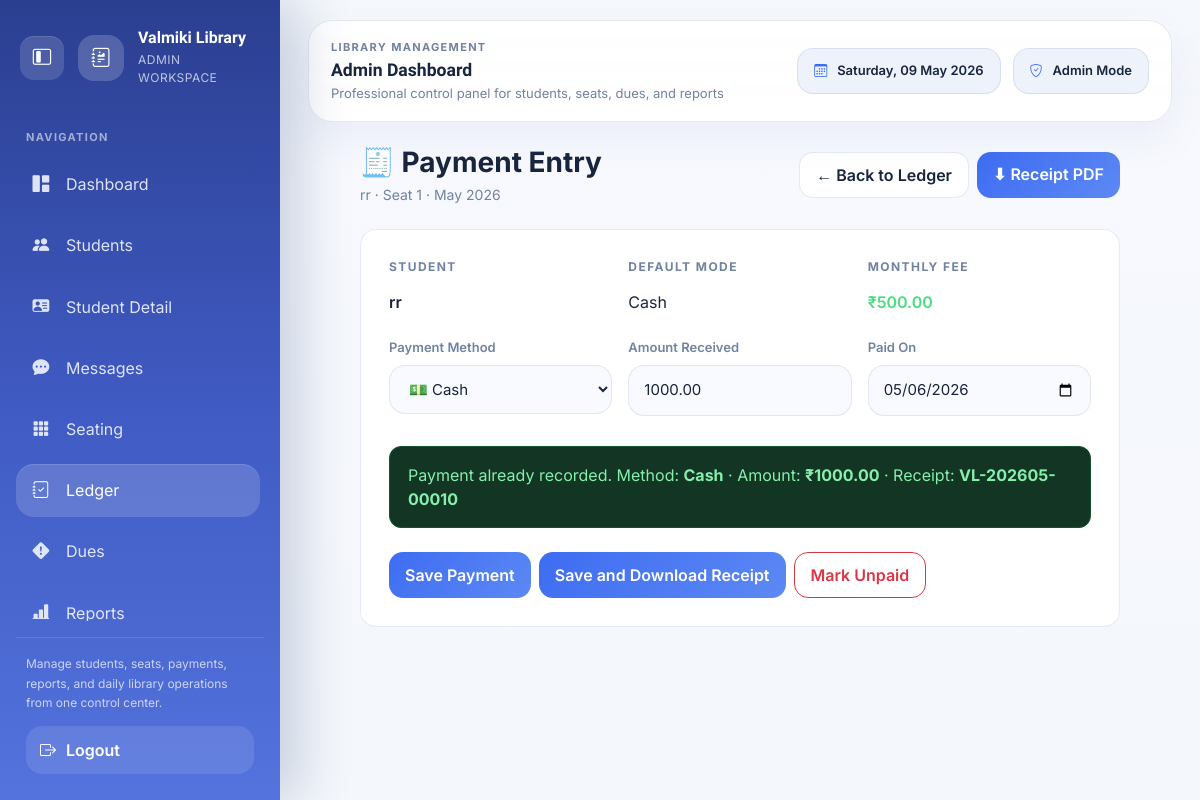
/payments/13/2026/5/ (signed in), run on the app's committed database.
### students/models.py (models this page shows, shortened)
class Student(models.Model):
    SHIFT_CHOICES = [
        ('Morning', 'Morning'),
        ('Evening', 'Evening'),
        ('Full Day', 'Full Day'),
    ]
    STATUS_CHOICES = [
        ('Active', 'Active'),
        ('On Hold', 'On Hold'),
        ('Left', 'Left'),
    ]
    PAYMENT_MODE_CHOICES = [
        ('Cash', 'Cash'),
        ('UPI', 'UPI'),
        ('Online', 'Online'),
    ]
    name         = models.CharField(max_length=100)
    contact      = models.CharField(max_length=10)
    email        = models.EmailField(blank=True, null=True, unique=True)
    date_of_birth = models.DateField(blank=True, null=True)
    seat_number  = models.CharField(max_length=3)
    shift        = models.CharField(max_length=20, choices=SHIFT_CHOICES)
    joining_date = models.DateField()
    monthly_fee  = models.DecimalField(max_digits=8, decimal_places=2, default=500)
    monthly_due_day = models.PositiveSmallIntegerField(default=5)
    mode_of_payment = models.CharField(max_length=10, choices=PAYMENT_MODE_CHOICES, default='Cash')
    preparing_for = models.CharField(max_length=150, blank=True)
    academic_details = models.TextField(blank=True)
    profile_photo = models.FileField(upload_to='student_profiles/photos/', blank=True, null=True)
    id_copy = models.FileField(upload_to='student_profiles/id_copies/', blank=True, null=True)
    payment_qr = models.FileField(upload_to='student_profiles/payment_qr/', blank=True, null=True)
    emergency_contact_name = models.CharField(max_length=100, blank=True)
    emergency_contact_phone = models.CharField(max_length=15, blank=True)
    status = models.CharField(max_length=20, choices=STATUS_CHOICES, default='Active')
    email_verified = models.BooleanField(default=False)

class Payment(models.Model):
    PAYMENT_METHOD_CHOICES = [
        ('Cash', 'Cash'),
        ('UPI', 'UPI'),
        ('Online', 'Online'),
    ]
    student  = models.ForeignKey(Student, on_delete=models.CASCADE)
    month    = models.IntegerField()
    year     = models.IntegerField()
    is_paid  = models.BooleanField(default=False)
    paid_on  = models.DateField(null=True, blank=True)
    amount   = models.DecimalField(max_digits=8, decimal_places=2, default=0)
    payment_method = models.CharField(max_length=10, choices=PAYMENT_METHOD_CHOICES, default='Cash')
    @property
    def receipt_number(self):
        payment_id = self.pk or 0
        return f"VL-{self.year}{self.month:02d}-{payment_id:05d}"

### students/views.py (the view, shortened to what this page needs)
# urls.py: path('payments/<int:student_id>/<int:year>/<int:month>/', views.payment_entry, name='payment_entry'),
@login_required
def payment_entry(request, student_id, month, year):
    if month < 1 or month > 12:
        raise Http404("Invalid month")
    today = date.today()
    student = get_object_or_404(Student, pk=student_id)
    payment = Payment.objects.filter(student=student, month=month, year=year).first()
    suggested_method = payment.payment_method if payment and payment.payment_method else student.mode_of_payment
    suggested_amount = payment.amount if payment and payment.amount else student.monthly_fee
    suggested_paid_on = payment.paid_on if payment and payment.paid_on else today
    return render(request, 'students/payment_entry.html', {
        'student': student,
        'month': month,
        'year': year,
        'month_title': month_label(year, month),
        'payment': payment,
        'suggested_method': suggested_method,
        'suggested_amount': suggested_amount,
        'suggested_paid_on': suggested_paid_on,
    })

### students/finance.py (called while the page is built)
def month_label(year, month):
    return date(year, month, 1).strftime('%B %Y')

### students/templates/students/payment_entry.html (shortened to what this page needs)
{% extends 'students/base.html' %}
{% block content %}
<div style="max-width:760px;margin:0 auto">
  <div class="d-flex justify-content-between align-items-center mb-4 flex-wrap gap-2">
    <div>
      <h3 style="font-weight:700;margin-bottom:4px">🧾 Payment Entry</h3>
      <div style="color:var(--text-muted);font-size:14px">{{ student.name }} · Seat {{ student.seat_number }} · {{ month_title }}</div>
    </div>
    <div class="d-flex gap-2 flex-wrap">
      <a href="{% url 'payment_ledger' %}?year={{ year }}" class="btn btn-outline-light">← Back to Ledger</a>
      {% if payment and payment.is_paid %}
        <a href="{% url 'payment_receipt_pdf' payment.pk %}" class="btn btn-success">⬇ Receipt PDF</a>
      {% endif %}
    </div>
  </div>
  <div style="background:var(--bg-card);border:1px solid var(--border);border-radius:16px;padding:28px">
    <div class="row g-3 mb-4">
      <div class="col-md-4">
        <div class="section-title">Student</div>
        <div style="font-size:16px;font-weight:600">{{ student.name }}</div>
      </div>
      <div class="col-md-4">
        <div class="section-title">Default Mode</div>
        <div>{{ student.mode_of_payment }}</div>
      </div>
      <div class="col-md-4">
        <div class="section-title">Monthly Fee</div>
        <div style="color:#4ade80;font-weight:600">₹{{ student.monthly_fee }}</div>
      </div>
    </div>
    <form method="POST">
      <div class="row g-3">
        <div class="col-md-4">
          <label class="vl-label">Payment Method</label>
          <select name="payment_method" class="vl-input">
            <option value="Cash" {% if suggested_method == 'Cash' %}selected{% endif %}>💵 Cash</option>
          </select>
        </div>
        <div class="col-md-4">
          <label class="vl-label">Amount Received</label>
          <input type="number" step="0.01" min="0" name="amount" class="vl-input" value="{{ suggested_amount }}" required>
        </div>
        <div class="col-md-4">
          <label class="vl-label">Paid On</label>
          <input type="date" name="paid_on" class="vl-input" value="{{ suggested_paid_on|date:'Y-m-d' }}" required>
        </div>
      </div>
      {% if payment and payment.is_paid %}
      <div style="background:#123524;border:1px solid #14532d;color:#86efac;border-radius:12px;padding:16px 18px;margin:10px 0 24px">
        Payment already recorded.
        Method: <strong>{{ payment.payment_method }}</strong>
        · Amount: <strong>₹{{ payment.amount }}</strong>
        · Receipt: <strong>{{ payment.receipt_number }}</strong>
      </div>
      {% else %}
      <div style="background:#2f2308;border:1px solid #854d0e;color:#fcd34d;border-radius:12px;padding:16px 18px;margin:10px 0 24px">
        Record this month as paid, then download the receipt PDF immediately.
      </div>
      {% endif %}
      <div class="d-flex gap-2 flex-wrap">
        <button type="submit" name="action" value="save" class="btn btn-primary">Save Payment</button>
        <button type="submit" name="action" value="save_and_receipt" class="btn btn-success">Save and Download Receipt</button>
        {% if payment and payment.is_paid %}
          <button type="submit" name="action" value="mark_unpaid" class="btn btn-outline-danger" onclick="return confirm('Mark this month as unpaid?')">Mark Unpaid</button>
        {% endif %}
      </div>
    </form>
  </div>
</div>
{% endblock %}

### students/templates/students/base.html (style rules this page uses)
:root { --bg-main: #f4f7fc; --bg-card: #ffffff; --bg-deep: #edf2fb; --border: rgba(102, 126, 174, 0.16); --text-main: #18253d; --text-muted: #7182a2; --text-nav: rgba(245, 248, 255, 0.88); --navbar-bg: rgba(255, 255, 255, 0.92); --table-bg: #ffffff; --input-bg: #f8faff; --row-hover: rgba(81, 115, 191, 0.06); --sidebar-grad-start: #2b3f90; --sidebar-grad-mid: #405bc4; --sidebar-grad-end: #5473dc; --sidebar-active: rgba(255, 255, 255, 0.16); --accent: #3d6cf2; --accent-strong: #274fc6; --success: #1ea66b; --warning: #e2a422; --danger: #d96376; --shadow-soft: 0 18px 36px rgba(111, 136, 182, 0.09); --shadow-card: 0 22px 50px rgba(105, 123, 165, 0.14); --sidebar-width: 280px; --sidebar-collapsed-width: 96px; }
* { box-sizing: border-box; margin: 0; padding: 0; }
html, body { min-height: 100%; }
body { background: radial-gradient(circle at top left, rgba(94, 134, 226, 0.12), transparent 24%), linear-gradient(180deg, #f7f9fe 0%, var(--bg-main) 100%); color: var(--text-main); font-family: "Inter", sans-serif; min-height: 100vh; transition: background 0.25s ease; }
a { color: inherit; }
.section-title { font-size: 12px; font-weight: 700; color: var(--text-muted); margin-bottom: 14px; text-transform: uppercase; letter-spacing: 0.12em; }
.vl-input { width: 100%; background: var(--input-bg); border: 1px solid rgba(102, 126, 174, 0.16); border-radius: 16px; padding: 13px 15px; color: var(--text-main); font-size: 15px; margin-bottom: 20px; outline: none; transition: border-color 0.18s ease, box-shadow 0.18s ease; }
.vl-label { color: var(--text-muted); font-size: 13px; margin-bottom: 8px; display: block; font-weight: 600; }
.btn { border-radius: 14px; font-weight: 600; padding: 10px 16px; box-shadow: none; }
.btn-primary, .btn-success { background: linear-gradient(135deg, var(--accent) 0%, #5d89f4 100%); border: none; }
.btn-outline-light, .btn-outline-info, .btn-outline-warning, .btn-outline-success { background: #ffffff; border-color: rgba(102, 126, 174, 0.16); color: var(--text-main); }

### data on the page
Student: name "rr", seat_number "1", mode_of_payment "Cash", monthly_fee "500.00"
Payment: payment_method "💵 Cash", amount "1000.00", paid_on "05/06/2026", payment_method "Cash", receipt_number "VL-202605-00010"

### other printed values
{{ month_title }} "May 2026"
